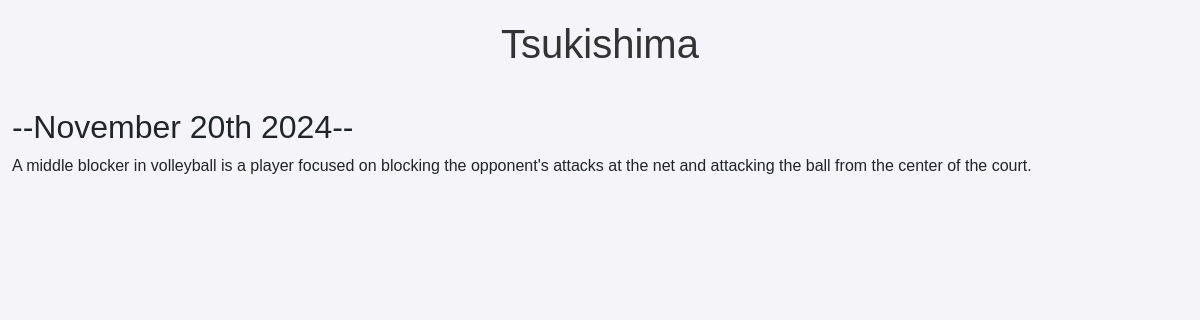
The page /blog/6/ on the database its author committed.
### blog/models.py (models this page shows, shortened)
class Blogs(models.Model):
    title=models.CharField(max_length=200)
    description=models.TextField(max_length=200)
    date=models.DateField(auto_now_add=True)

### blog/views.py (the view)
# urls.py: path('<int:blog_id>/', views.detail, name="detail"),
def detail(request,blog_id):
    blog = get_object_or_404(Blogs,pk=blog_id)
    return render(request,'blogHtmls/detail.html',{'blog':blog})

### blog/templates/blogHtmls/detail.html (shortened to what this page needs)
<!DOCTYPE html>
<html lang="es">
  <head>
    <link
      href="https://cdn.jsdelivr.net/npm/bootstrap@5.3.3/dist/css/bootstrap.min.css"
      rel="stylesheet"
    />
  </head>
  <body>
    <div class="container-fluid">
      <h1>{{ blog.title }}</h1>
      <h2>--{{blog.date|date:'F jS Y'}}--</h2>
      {{blog.description|safe }}
    </div>
  </body>
</html>

### blog/templates/blogHtmls/detail.html (style rules this page uses)
body { background-color: #f4f4f9; font-family: "Arial", sans-serif; padding-top: 20px; }
h1 { text-align: center; font-size: 2.5rem; color: #333; margin-bottom: 40px; }

### rows shown on the page
Blogs: title "Tsukishima", date "November 20th 2024", description "A middle blocker in volleyball is a player focused on blocking the opponent's attacks at the net and attacking the ball from the center of the court."
